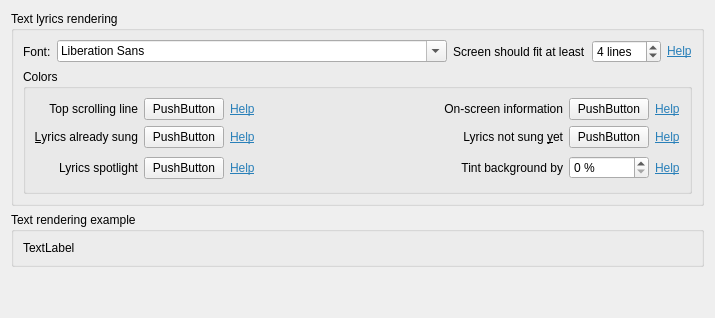
     <widget class="QWidget" name="tab_3">
      <attribute name="title">
       <string>Player</string>
      </attribute>
      <layout class="QVBoxLayout" name="verticalLayout_4">
       <item>
        <widget class="QGroupBox" name="groupCDG_2">
         <property name="title">
          <string>Text lyrics rendering</string>
         </property>
         <layout class="QVBoxLayout" name="verticalLayout_3">
          <item>
           <layout class="QHBoxLayout" name="horizontalLayout_4">
            <item>
             <widget class="QLabel" name="label_24">
              <property name="text">
               <string>Font:</string>
              </property>
              <property name="buddy">
               <cstring>fontPlayerLyrics</cstring>
              </property>
             </widget>
            </item>
            <item>
             <widget class="QFontComboBox" name="fontPlayerLyrics">
              <property name="sizePolicy">
               <sizepolicy hsizetype="Preferred" vsizetype="Fixed">
                <horstretch>1</horstretch>
                <verstretch>0</verstretch>
               </sizepolicy>
              </property>
              <property name="whatsThis">
               <string>Font family for preview window</string>
              </property>
             </widget>
            </item>
            <item>
             <widget class="QLabel" name="label_4">
              <property name="text">
               <string>Screen should fit at least</string>
              </property>
              <property name="buddy">
               <cstring>spinMaxLyricFontLines</cstring>
              </property>
             </widget>
            </item>
            <item>
             <widget class="QSpinBox" name="spinMaxLyricFontLines">
              <property name="whatsThis">
               <string>&lt;html&gt;&lt;head/&gt;&lt;body&gt;&lt;p&gt;The player will automatically detect the maximum possible font size, and will use the largest font which will fit the longest line of the song. However if the song has very short sentences, this will result in having letters of half-screen size which will be constantly moving, making singing difficult. Using this setting it is possible to restrict the maximum font size so the font will stay small enough to fit the requested number of lines in a screen.&lt;/p&gt;&lt;p&gt;The value depends on your screen resolution; to get the best value, please try the songs which have short lyric sentences. For 1920x1080 HDMI the reasonable number is between 4 and 8 lines.&lt;/p&gt;&lt;/body&gt;&lt;/html&gt;</string>
              </property>
              <property name="suffix">
               <string> lines</string>
              </property>
              <property name="minimum">
               <number>1</number>
              </property>
              <property name="maximum">
               <number>30</number>
              </property>
              <property name="value">
               <number>4</number>
              </property>
             </widget>
            </item>
            <item>
             <widget class="LabelShowHelp" name="label_41">
              <property name="text">
               <string>&lt;html&gt;&lt;head/&gt;&lt;body&gt;&lt;p&gt;&lt;a href=&quot;background&quot;&gt;&lt;span style=&quot; text-decoration: underline; color:#2980b9;&quot;&gt;Help&lt;/span&gt;&lt;/a&gt;&lt;/p&gt;&lt;/body&gt;&lt;/html&gt;</string>
              </property>
              <property name="buddy">
               <cstring>spinMaxLyricFontLines</cstring>
              </property>
             </widget>
            </item>
           </layout>
          </item>
          <item>
           <widget class="QGroupBox" name="groupBox_7">
            <property name="title">
             <string>Colors</string>
            </property>
            <layout class="QGridLayout" name="gridLayout">
             <item row="0" column="0">
              <widget class="QLabel" name="label_33">
               <property name="text">
                <string>Top scrolling line</string>
               </property>
               <property name="alignment">
                <set>Qt::AlignRight|Qt::AlignTrailing|Qt::AlignVCenter</set>
               </property>
               <property name="buddy">
                <cstring>btnPlayerLyricsNotification</cstring>
               </property>
              </widget>
             </item>
             <item row="0" column="1">
              <widget class="ColorButton" name="btnPlayerLyricsNotification">
               <property name="sizePolicy">
                <sizepolicy hsizetype="Minimum" vsizetype="Fixed">
                 <horstretch>1</horstretch>
                 <verstretch>0</verstretch>
                </sizepolicy>
               </property>
               <property name="whatsThis">
                <string>&lt;html&gt;&lt;head/&gt;&lt;body&gt;&lt;p&gt;This color will be used for the top notification scrolling line text.&lt;/p&gt;&lt;/body&gt;&lt;/html&gt;</string>
               </property>
               <property name="text">
                <string>PushButton</string>
               </property>
              </widget>
             </item>
             <item row="0" column="2">
              <widget class="LabelShowHelp" name="label_37">
               <property name="text">
                <string>&lt;html&gt;&lt;head/&gt;&lt;body&gt;&lt;p&gt;&lt;a href=&quot;background&quot;&gt;&lt;span style=&quot; text-decoration: underline; color:#2980b9;&quot;&gt;Help&lt;/span&gt;&lt;/a&gt;&lt;/p&gt;&lt;/body&gt;&lt;/html&gt;</string>
               </property>
               <property name="buddy">
                <cstring>btnPlayerLyricsNotification</cstring>
               </property>
              </widget>
             </item>
             <item row="0" column="3">
              <spacer name="horizontalSpacer_6">
               <property name="orientation">
                <enum>Qt::Horizontal</enum>
               </property>
               <property name="sizeHint" stdset="0">
                <size>
                 <width>183</width>
                 <height>20</height>
                </size>
               </property>
              </spacer>
             </item>
             <item row="0" column="4">
              <widget class="QLabel" name="label_29">
               <property name="text">
                <string>On-screen information</string>
               </property>
               <property name="alignment">
                <set>Qt::AlignRight|Qt::AlignTrailing|Qt::AlignVCenter</set>
               </property>
               <property name="buddy">
                <cstring>btnPlayerLyricsInfo</cstring>
               </property>
              </widget>
             </item>
             <item row="0" column="5">
              <widget class="ColorButton" name="btnPlayerLyricsInfo">
               <property name="sizePolicy">
                <sizepolicy hsizetype="Minimum" vsizetype="Fixed">
                 <horstretch>1</horstretch>
                 <verstretch>0</verstretch>
                </sizepolicy>
               </property>
               <property name="whatsThis">
                <string>&lt;html&gt;&lt;head/&gt;&lt;body&gt;&lt;p&gt;This color will be used for on-screen (not top) information messages.&lt;/p&gt;&lt;/body&gt;&lt;/html&gt;</string>
               </property>
               <property name="text">
                <string>PushButton</string>
               </property>
              </widget>
             </item>
             <item row="0" column="6">
              <widget class="LabelShowHelp" name="label_39">
               <property name="sizePolicy">
                <sizepolicy hsizetype="Minimum" vsizetype="Preferred">
                 <horstretch>0</horstretch>
                 <verstretch>0</verstretch>
                </sizepolicy>
               </property>
               <property name="text">
                <string>&lt;html&gt;&lt;head/&gt;&lt;body&gt;&lt;p&gt;&lt;a href=&quot;background&quot;&gt;&lt;span style=&quot; text-decoration: underline; color:#2980b9;&quot;&gt;Help&lt;/span&gt;&lt;/a&gt;&lt;/p&gt;&lt;/body&gt;&lt;/html&gt;</string>
               </property>
               <property name="buddy">
                <cstring>btnPlayerLyricsInfo</cstring>
               </property>
              </widget>
             </item>
             <item row="1" column="0">
              <widget class="QLabel" name="label_30">
               <property name="text">
                <string>&amp;Lyrics already sung</string>
               </property>
               <property name="alignment">
                <set>Qt::AlignRight|Qt::AlignTrailing|Qt::AlignVCenter</set>
               </property>
               <property name="buddy">
                <cstring>btnPlayerLyricsPast</cstring>
               </property>
              </widget>
             </item>
             <item row="1" column="1">
              <widget class="ColorButton" name="btnPlayerLyricsPast">
               <property name="sizePolicy">
                <sizepolicy hsizetype="Minimum" vsizetype="Fixed">
                 <horstretch>1</horstretch>
                 <verstretch>0</verstretch>
                </sizepolicy>
               </property>
               <property name="whatsThis">
                <string>&lt;html&gt;&lt;head/&gt;&lt;body&gt;&lt;p&gt;Color of lyrics which have been sung already.&lt;/p&gt;&lt;/body&gt;&lt;/html&gt;</string>
               </property>
               <property name="text">
                <string>PushButton</string>
               </property>
              </widget>
             </item>
             <item row="1" column="2">
              <widget class="LabelShowHelp" name="label_38">
               <property name="whatsThis">
                <string>&lt;html&gt;&lt;head/&gt;&lt;body&gt;&lt;p&gt;This color will be used to show the lyrics which were already sung.&lt;/p&gt;&lt;/body&gt;&lt;/html&gt;</string>
               </property>
               <property name="text">
                <string>&lt;html&gt;&lt;head/&gt;&lt;body&gt;&lt;p&gt;&lt;a href=&quot;background&quot;&gt;&lt;span style=&quot; text-decoration: underline; color:#2980b9;&quot;&gt;Help&lt;/span&gt;&lt;/a&gt;&lt;/p&gt;&lt;/body&gt;&lt;/html&gt;</string>
               </property>
               <property name="buddy">
                <cstring>btnPlayerLyricsPast</cstring>
               </property>
              </widget>
             </item>
             <item row="1" column="3">
              <spacer name="horizontalSpacer_7">
               <property name="orientation">
                <enum>Qt::Horizontal</enum>
               </property>
               <property name="sizeHint" stdset="0">
                <size>
                 <width>183</width>
                 <height>20</height>
                </size>
               </property>
              </spacer>
             </item>
             <item row="1" column="4">
              <widget class="QLabel" name="label_31">
               <property name="text">
                <string>Lyrics not sung &amp;yet</string>
               </property>
               <property name="alignment">
                <set>Qt::AlignRight|Qt::AlignTrailing|Qt::AlignVCenter</set>
               </property>
               <property name="buddy">
                <cstring>btnPlayerLyricsFuture</cstring>
               </property>
              </widget>
             </item>
             <item row="1" column="5">
              <widget class="ColorButton" name="btnPlayerLyricsFuture">
               <property name="sizePolicy">
                <sizepolicy hsizetype="Minimum" vsizetype="Fixed">
                 <horstretch>1</horstretch>
                 <verstretch>0</verstretch>
                </sizepolicy>
               </property>
               <property name="whatsThis">
                <string>&lt;html&gt;&lt;head/&gt;&lt;body&gt;&lt;p&gt;Color of lyrics which are not sung yet (future lyrics)&lt;/p&gt;&lt;/body&gt;&lt;/html&gt;</string>
               </property>
               <property name="text">
                <string>PushButton</string>
               </property>
              </widget>
             </item>
             <item row="1" column="6">
              <widget class="LabelShowHelp" name="label_40">
               <property name="sizePolicy">
                <sizepolicy hsizetype="Minimum" vsizetype="Preferred">
                 <horstretch>0</horstretch>
                 <verstretch>0</verstretch>
                </sizepolicy>
               </property>
               <property name="text">
                <string>&lt;html&gt;&lt;head/&gt;&lt;body&gt;&lt;p&gt;&lt;a href=&quot;background&quot;&gt;&lt;span style=&quot; text-decoration: underline; color:#2980b9;&quot;&gt;Help&lt;/span&gt;&lt;/a&gt;&lt;/p&gt;&lt;/body&gt;&lt;/html&gt;</string>
               </property>
               <property name="buddy">
                <cstring>btnPlayerLyricsFuture</cstring>
               </property>
              </widget>
             </item>
             <item row="2" column="0">
              <widget class="QLabel" name="label_34">
               <property name="text">
                <string>Lyrics spotlight</string>
               </property>
               <property name="alignment">
                <set>Qt::AlignRight|Qt::AlignTrailing|Qt::AlignVCenter</set>
               </property>
               <property name="buddy">
                <cstring>btnPlayerLyricsSpotlight</cstring>
               </property>
              </widget>
             </item>
             <item row="2" column="1">
              <widget class="ColorButton" name="btnPlayerLyricsSpotlight">
               <property name="sizePolicy">
                <sizepolicy hsizetype="Minimum" vsizetype="Fixed">
                 <horstretch>1</horstretch>
                 <verstretch>0</verstretch>
                </sizepolicy>
               </property>
               <property name="whatsThis">
                <string>&lt;html&gt;&lt;head/&gt;&lt;body&gt;&lt;p&gt;Color of lyrics in the spotlight - the tiny spot where the song is currently being played.&lt;/p&gt;&lt;/body&gt;&lt;/html&gt;</string>
               </property>
               <property name="text">
                <string>PushButton</string>
               </property>
              </widget>
             </item>
             <item row="2" column="2">
              <widget class="LabelShowHelp" name="label_49">
               <property name="whatsThis">
                <string>&lt;html&gt;&lt;head/&gt;&lt;body&gt;&lt;p&gt;This color will be used to show the lyrics which were already sung.&lt;/p&gt;&lt;/body&gt;&lt;/html&gt;</string>
               </property>
               <property name="text">
                <string>&lt;html&gt;&lt;head/&gt;&lt;body&gt;&lt;p&gt;&lt;a href=&quot;background&quot;&gt;&lt;span style=&quot; text-decoration: underline; color:#2980b9;&quot;&gt;Help&lt;/span&gt;&lt;/a&gt;&lt;/p&gt;&lt;/body&gt;&lt;/html&gt;</string>
               </property>
               <property name="buddy">
                <cstring>btnPlayerLyricsSpotlight</cstring>
               </property>
              </widget>
             </item>
             <item row="2" column="3">
              <spacer name="horizontalSpacer_8">
               <property name="orientation">
                <enum>Qt::Horizontal</enum>
               </property>
               <property name="sizeHint" stdset="0">
                <size>
                 <width>179</width>
                 <height>28</height>
                </size>
               </property>
              </spacer>
             </item>
             <item row="2" column="4">
              <widget class="QLabel" name="label_145">
               <property name="text">
                <string>Tint background by</string>
               </property>
               <property name="alignment">
                <set>Qt::AlignRight|Qt::AlignTrailing|Qt::AlignVCenter</set>
               </property>
               <property name="buddy">
                <cstring>lyricBackgroundTransparency</cstring>
               </property>
              </widget>
             </item>
             <item row="2" column="6">
              <widget class="LabelShowHelp" name="label_146">
               <property name="whatsThis">
                <string>&lt;html&gt;&lt;head/&gt;&lt;body&gt;&lt;p&gt;This color will be used to show the lyrics which were already sung.&lt;/p&gt;&lt;/body&gt;&lt;/html&gt;</string>
               </property>
               <property name="text">
                <string>&lt;html&gt;&lt;head/&gt;&lt;body&gt;&lt;p&gt;&lt;a href=&quot;background&quot;&gt;&lt;span style=&quot; text-decoration: underline; color:#2980b9;&quot;&gt;Help&lt;/span&gt;&lt;/a&gt;&lt;/p&gt;&lt;/body&gt;&lt;/html&gt;</string>
               </property>
               <property name="buddy">
                <cstring>lyricBackgroundTransparency</cstring>
               </property>
              </widget>
             </item>
             <item row="2" column="5">
              <widget class="QSpinBox" name="lyricBackgroundTransparency">
               <property name="whatsThis">
                <string>&lt;html&gt;&lt;head/&gt;&lt;body&gt;&lt;p&gt;Specifies how much to &amp;quot;tint&amp;quot; the background when playing Karaoke. This helps you to see the lyrics better, but makes the background less visible. The value could be in range of 0% (background is fully transparent) to 100% (background is fully tinted, i.e. dark).&lt;/p&gt;&lt;/body&gt;&lt;/html&gt;</string>
               </property>
               <property name="suffix">
                <string> %</string>
               </property>
               <property name="prefix">
                <string/>
               </property>
               <property name="maximum">
                <number>100</number>
               </property>
              </widget>
             </item>
            </layout>
           </widget>
          </item>
         </layout>
        </widget>
       </item>
       <item>
        <widget class="QGroupBox" name="groupRenderingExample">
         <property name="sizePolicy">
          <sizepolicy hsizetype="Preferred" vsizetype="Preferred">
           <horstretch>0</horstretch>
           <verstretch>1</verstretch>
          </sizepolicy>
         </property>
         <property name="title">
          <string>Text rendering example</string>
         </property>
         <layout class="QVBoxLayout" name="verticalLayout_10">
          <item>
           <widget class="QLabel" name="lblTextRenderingExample">
            <property name="text">
             <string>TextLabel</string>
            </property>
           </widget>
          </item>
         </layout>
        </widget>
       </item>
       <item>
        <spacer name="verticalSpacer_3">
         <property name="orientation">
          <enum>Qt::Vertical</enum>
         </property>
         <property name="sizeHint" stdset="0">
          <size>
           <width>20</width>
           <height>40</height>
          </size>
         </property>
        </spacer>
       </item>
      </layout>
     </widget>
